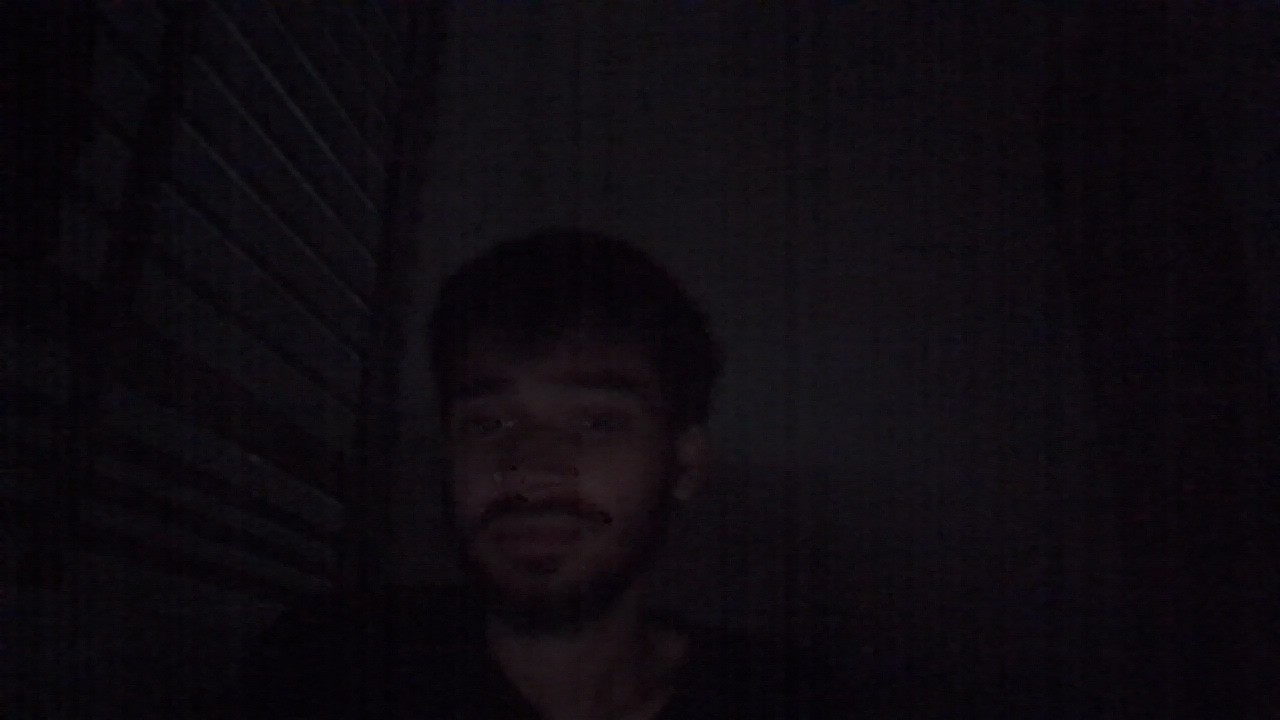
%> input picture WIN_20250412_20_04_41_Pro.jpg, 1280 x 720 px
$ octave eyyeyyy.m   (GNU Octave 9; MATLAB toolbox functions it lacks are replaced by stand-ins)
%> lines starting %> are read from the running program, lines starting %| are printed output that depends on the picture
img=imread('WIN_20250412_20_04_41_Pro.jpg');
%> img is the input picture: size 720x1280x3 uint8; mean R, G, B 14.2, 10.2, 15.7
r=double(img);
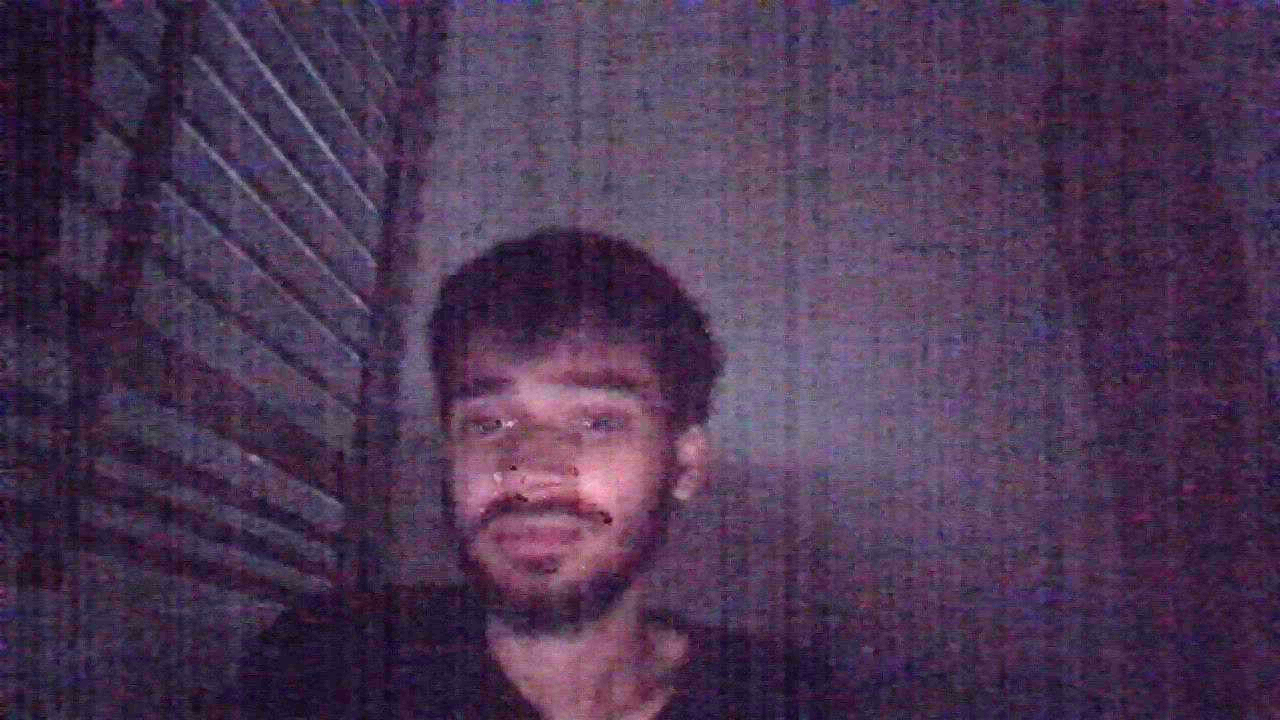
%> r: size 720x1280x3 double; mean R, G, B 14.2, 10.2, 15.7; mean of the top-left, top-right, bottom-left and bottom-right quarters 12.9, 14.5, 12.8, 13.4; drawn with min black and max white
C=1;
S=C*log(1+r);
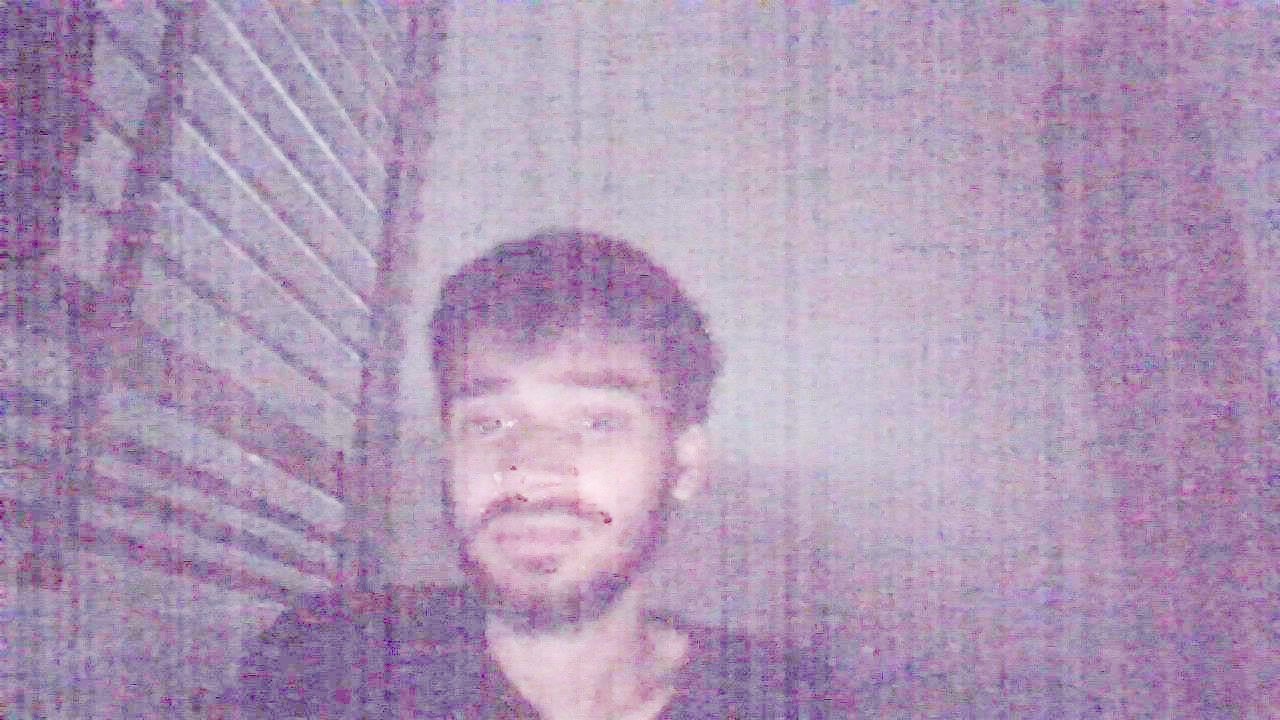
%> S: size 720x1280x3 double; mean R, G, B 2.66, 2.33, 2.77; drawn with min black and max white
T=255/(C*log(256));
B=uint8(T*S);
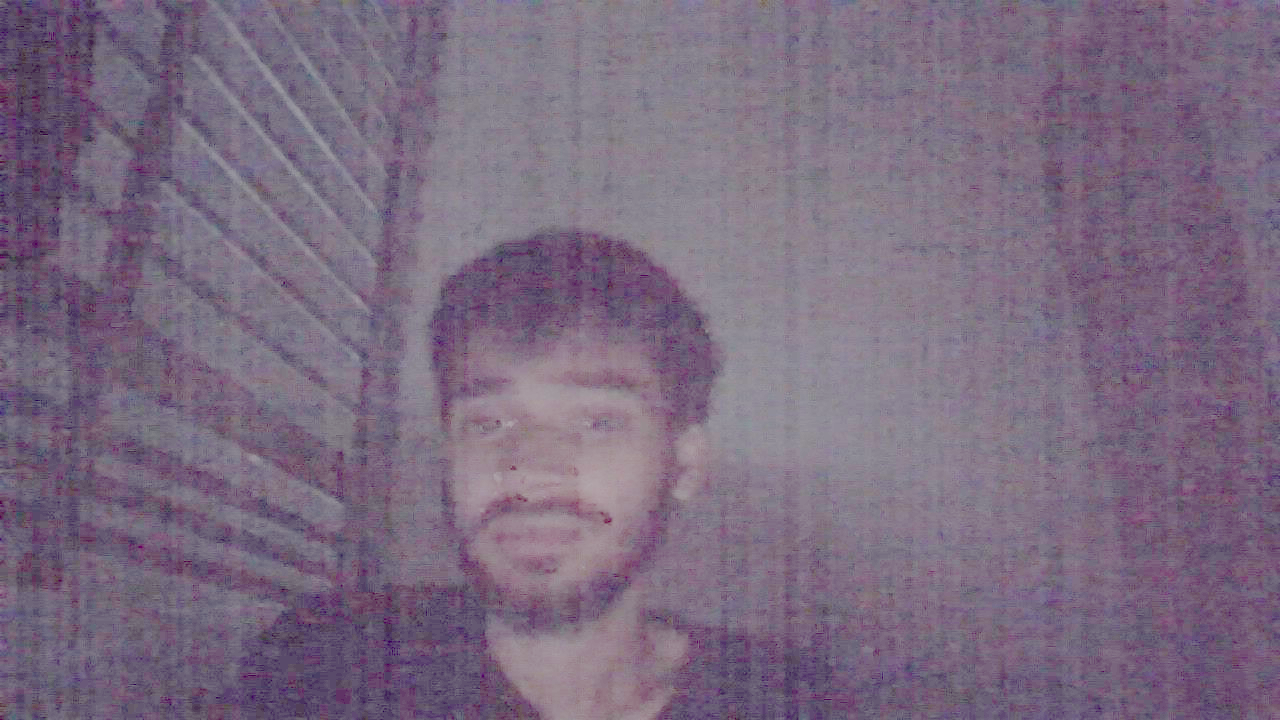
%> B: size 720x1280x3 uint8; mean R, G, B 122.2, 106.9, 127.6
figure,imshow(B);title('Log Transformation');
